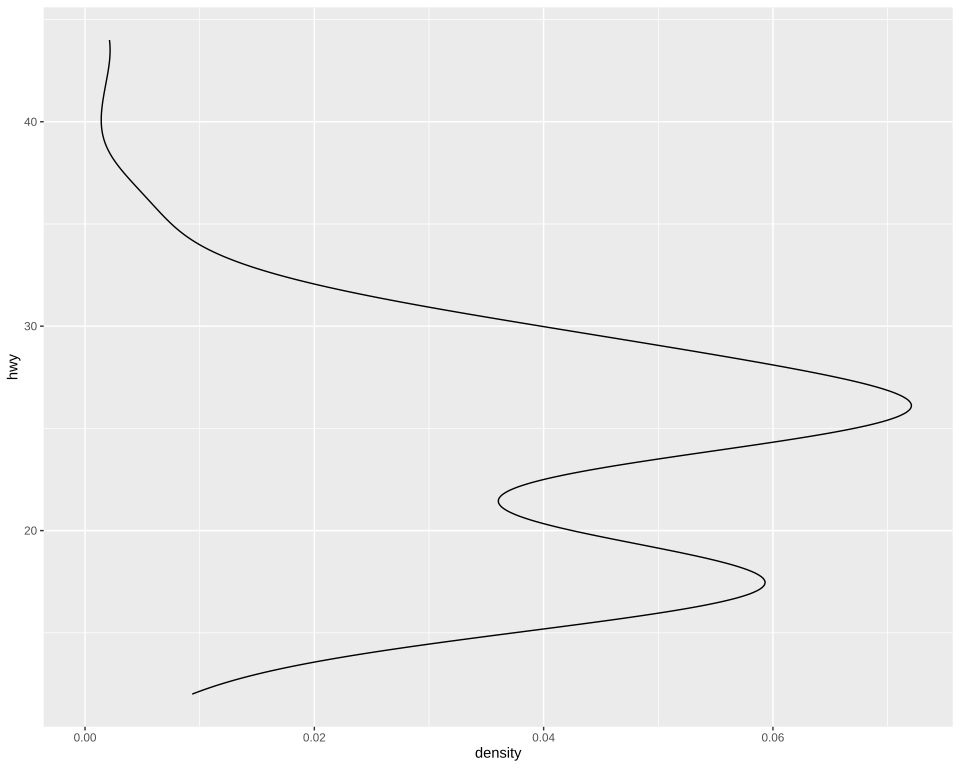

R code for this plot:
# The plot test/golden/density_horizontal.svg draws, drawn by ggplot2 itself, as ggplot2's own visual tests
# draw their snapshots: the independent check on that golden whenever it changes. The suite never
# runs this; it needs R, ggplot2 and vdiffr, saved as the Docker image giggly-r:ggplot2-4.0.3. From
# the repository's root:
#
#   docker run --rm -v "$PWD/test/golden":/golden:ro giggly-r:ggplot2-4.0.3 \
#     Rscript /golden/density_horizontal.R > density_horizontal.ggplot2.svg
#
# and compare the two drawings element by element, as test/golden/point.R describes.
#
# hwy mapped to y alone: the estimate runs up the panel, its outline along its right edge, and x
# takes the density.

library(ggplot2)
plot <- ggplot(mpg, aes(y = hwy)) + geom_density() + theme_gray()
file <- tempfile(fileext = ".svg")
vdiffr::write_svg(plot, file)
cat(readLines(file), sep = "\n")
